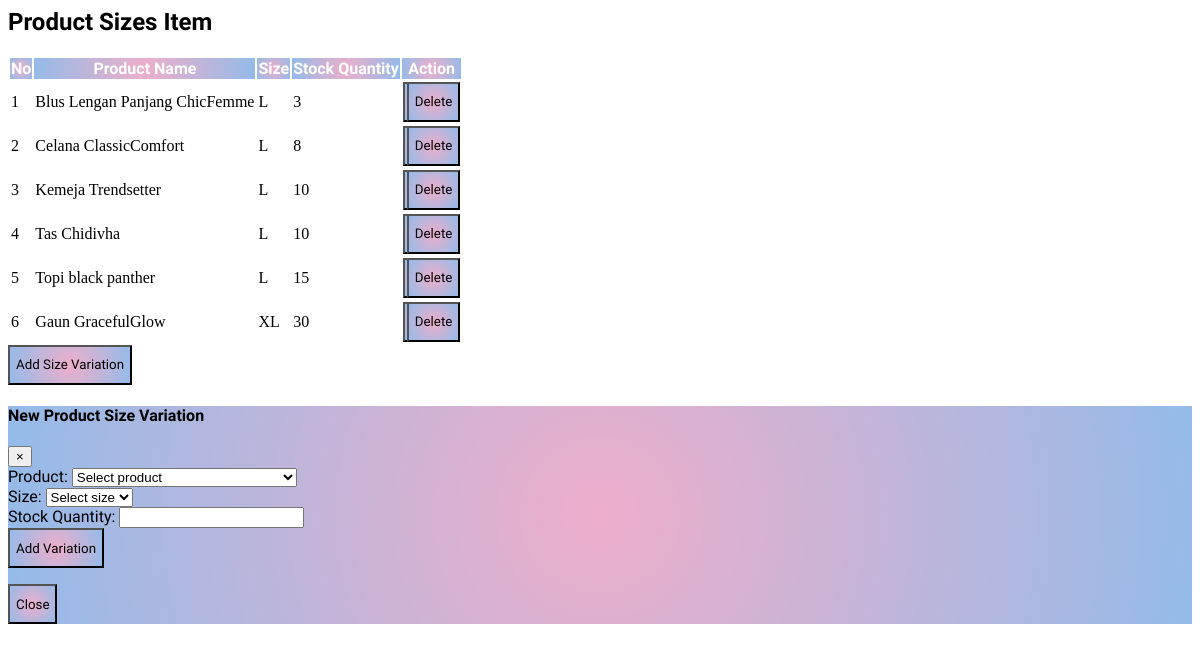
Screenshot of /adminView/viewProductSizes.php with the database file from the repository.
### tables this page shows
CREATE TABLE `product_size_variation` (
  `variation_id` int(11) NOT NULL,
  `product_id` int(11) NOT NULL,
  `size_id` int(11) NOT NULL,
  `quantity_in_stock` int(11) NOT NULL
);

CREATE TABLE `product` (
  `product_id` int(11) NOT NULL,
  `product_name` varchar(200) NOT NULL,
  `product_desc` text NOT NULL,
  `product_image` varchar(255) NOT NULL,
  `price` int(11) NOT NULL,
  `category_id` int(11) NOT NULL,
  `uploaded_date` date NOT NULL DEFAULT current_timestamp()
);

CREATE TABLE `sizes` (
  `size_id` int(11) NOT NULL,
  `size_name` varchar(100) NOT NULL
);

### adminView/viewProductSizes.php (the view, shortened to what this page needs)
<div >
  <h2>Product Sizes Item</h2>
  <table class="table ">
    <thead>
      <tr>
        <th class="text-center">No</th>
        <th class="text-center">Product Name</th>
        <th class="text-center">Size</th>
        <th class="text-center">Stock Quantity</th>
        <th class="text-center" colspan="2">Action</th>
      </tr>
    </thead>
    <?php
      include_once "../config/dbconnect.php";
      $sql="SELECT * from product_size_variation v, product p, sizes s WHERE p.product_id=v.product_id AND v.size_id=s.size_id ";
      $result=$conn-> query($sql);
      $count=1;
      if ($result-> num_rows > 0){
        while ($row=$result-> fetch_assoc()) {
    ?>
    <tr>
      <td><?=$count?></td>
      <td><?=$row["product_name"]?></td>
      <td><?=$row["size_name"]?></td>
      <td><?=$row["quantity_in_stock"]?></td>
      <td><button class="btn btn-primary" style="height:40px" onclick="variationEditForm('<?=$row['variation_id']?>')">Edit</button></td>
      <td><button class="btn btn-danger" style="height:40px"  onclick="variationDelete('<?=$row['variation_id']?>')">Delete</button></td>
      </tr>
      <?php
            $count=$count+1;
          }
        }
      ?>
  </table>
  <button type="button" class="btn btn-secondary" style="height:40px" data-toggle="modal" data-target="#myModal">
    Add Size Variation
  </button>
  <div class="modal fade" id="myModal" role="dialog">
    <div class="modal-dialog">
      <div class="modal-content">
        <div class="modal-header">
          <h4 class="modal-title">New Product Size Variation</h4>
          <button type="button" class="close" data-dismiss="modal">&times;</button>
        </div>
        <div class="modal-body">
          <form  enctype='multipart/form-data' action="./controller/addVariationController.php" method="POST">
            <div class="form-group">
              <label>Product:</label>
              <select name="product" >
                <option disabled selected>Select product</option>
              </select>
            </div>
            <div class="form-group">
              <label>Size:</label>
              <select name="size" >
                <option disabled selected>Select size</option>
              </select>
            </div>
            <div class="form-group">
              <label for="qty">Stock Quantity:</label>
              <input type="number" class="form-control" name="qty" required>
            </div>
            <div class="form-group">
              <button type="submit" class="btn btn-secondary" name="upload" style="height:40px">Add Variation</button>
            </div>
          </form>
        </div>
        <div class="modal-footer">
          <button type="button" class="btn btn-default" data-dismiss="modal" style="height:40px">Close</button>
        </div>
      </div>
    </div>
  </div>
</div>

### adminView/viewProductSizes.php (style rules this page uses)
h2 { font-family: 'Belanosima', sans-serif; }
.table th { color:white; font-family: 'Belanosima', sans-serif; background-color:black; background: rgb(238,174,202); background: radial-gradient(circle, rgba(238,174,202,1) 0%, rgba(148,187,233,1) 100%); }
.btn-primary { background: rgb(238,174,202); background: radial-gradient(circle, rgba(238,174,202,1) 0%, rgba(148,187,233,1) 100%); font-family: 'Belanosima', sans-serif; margin-right:-70px; }
.btn-danger { background: rgb(238,174,202); background: radial-gradient(circle, rgba(238,174,202,1) 0%, rgba(148,187,233,1) 100%); font-family: 'Belanosima', sans-serif; }
.btn-secondary { background: rgb(238,174,202); background: radial-gradient(circle, rgba(238,174,202,1) 0%, rgba(148,187,233,1) 100%); font-family: 'Belanosima', sans-serif; }
h4 { font-family: 'Belanosima', sans-serif; }
.form-group label { font-family: 'Belanosima', sans-serif; }
.btn-default { background: rgb(238,174,202); background: radial-gradient(circle, rgba(238,174,202,1) 0%, rgba(148,187,233,1) 100%); font-family: 'Belanosima', sans-serif; }
.modal-content { background: rgb(238,174,202); background: radial-gradient(circle, rgba(238,174,202,1) 0%, rgba(148,187,233,1) 100%); }

### rows the page displays
product_size_variation: product.product_name "Blus Lengan Panjang ChicFemme", size.size_name "L", quantity_in_stock "3"
product_size_variation: product.product_name "Celana ClassicComfort", size.size_name "L", quantity_in_stock "8"
product_size_variation: product.product_name "Kemeja Trendsetter", size.size_name "L", quantity_in_stock "10"
product_size_variation: product.product_name "Tas Chidivha", size.size_name "L", quantity_in_stock "10"
product_size_variation: product.product_name "Topi black panther", size.size_name "L", quantity_in_stock "15"
product_size_variation: product.product_name "Gaun GracefulGlow", size.size_name "XL", quantity_in_stock "30"
